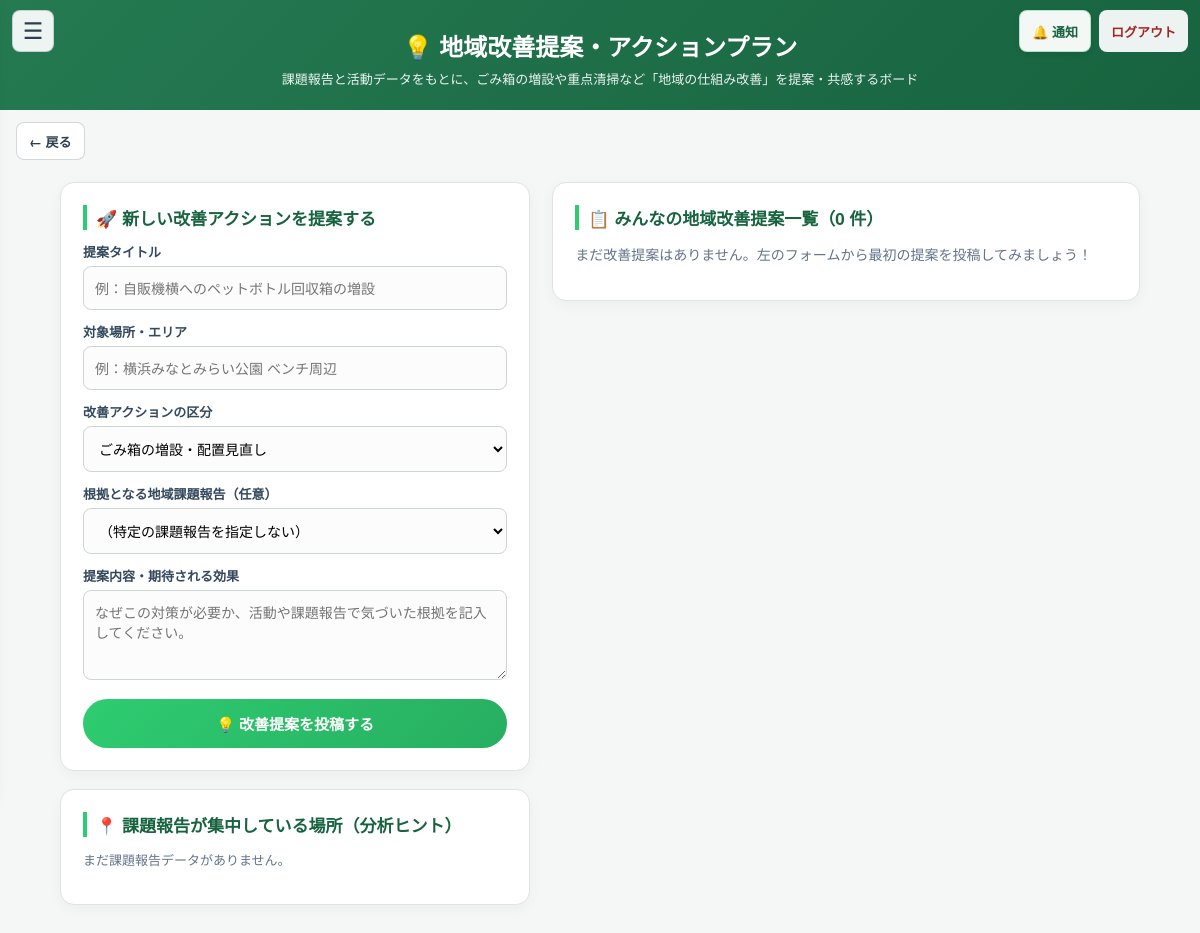
/proposals (signed in), run on an earlier commit of the app's database.
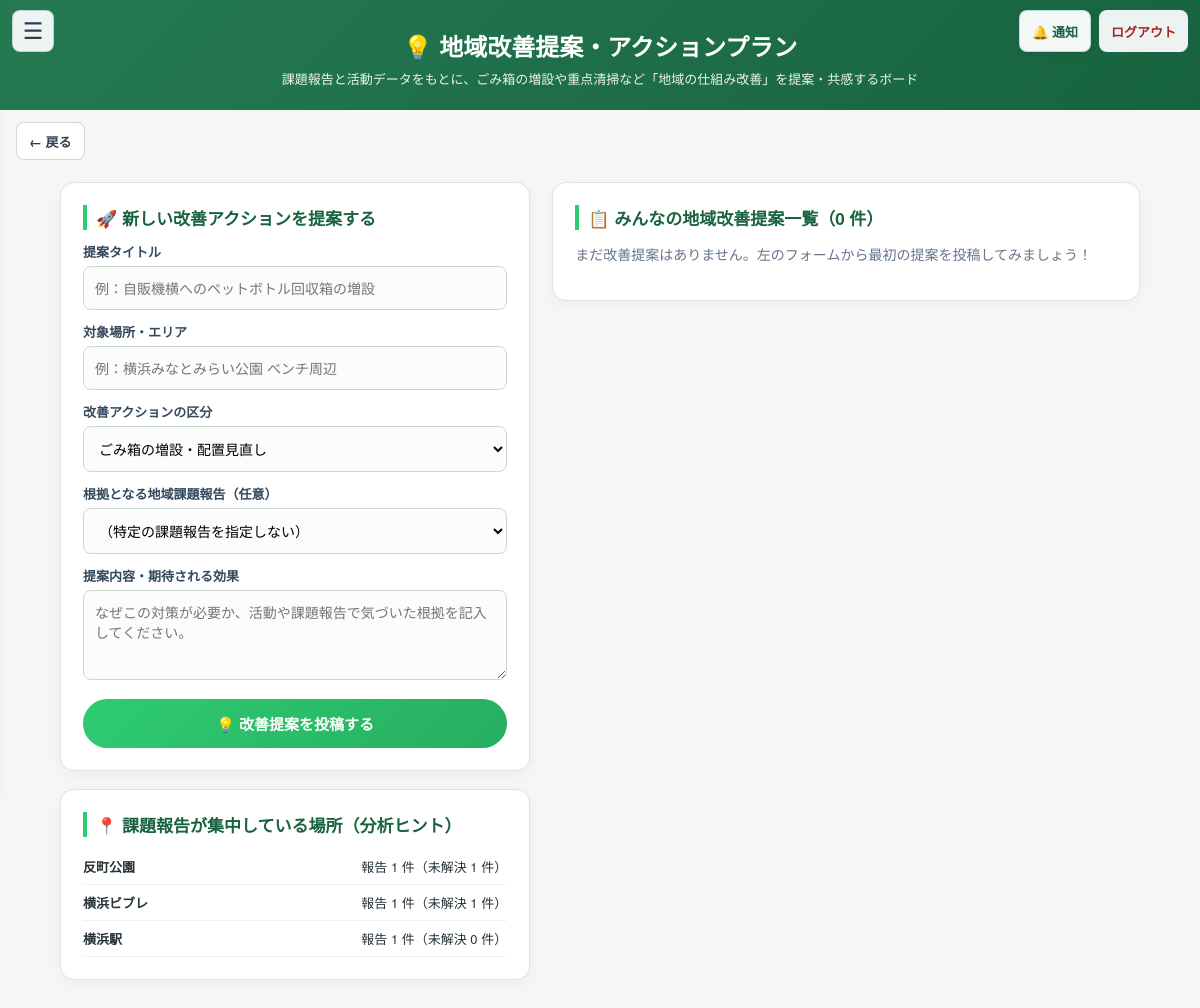
And on a later commit of the database.
### tables this page shows
CREATE TABLE issue_reports (
                id INTEGER PRIMARY KEY AUTOINCREMENT,
                user_id INTEGER NOT NULL,
                title TEXT NOT NULL,
                location TEXT NOT NULL,
                latitude REAL CHECK(latitude IS NULL OR (latitude >= -90 AND latitude <= 90)),
                longitude REAL CHECK(longitude IS NULL OR (longitude >= -180 AND longitude <= 180)),
                trash_type TEXT NOT NULL DEFAULT 'ペットボトル・飲料容器',
                severity TEXT NOT NULL DEFAULT 'medium'
                    CHECK(severity IN ('low', 'medium', 'high')),
                description TEXT,
                image_path TEXT,
                ai_detected_count INTEGER,
                status TEXT NOT NULL DEFAULT 'open'
                    CHECK(status IN ('open', 'in_progress', 'resolved')),
                created_at TEXT NOT NULL DEFAULT CURRENT_TIMESTAMP, action_note TEXT NOT NULL DEFAULT '', reviewed_by INTEGER REFERENCES users(id), reviewed_at TEXT, environment_status TEXT NOT NULL DEFAULT 'unverified' CHECK(environment_status IN ('unverified', 'improved', 'unchanged', 'worsened', 'recurred')), environment_note TEXT NOT NULL DEFAULT '', environment_checked_by INTEGER REFERENCES users(id), environment_checked_at TEXT, report_type TEXT NOT NULL DEFAULT 'litter', bin_problem_type TEXT NOT NULL DEFAULT '', bin_id INTEGER REFERENCES trash_bins(id) ON DELETE SET NULL,
                FOREIGN KEY (user_id) REFERENCES users(id)
            );

### app.py (the view, shortened to what this page needs)
@app.route('/proposals', methods=['GET', 'POST'])
@user_required
def improvement_proposals_board():
    user_id = session['user_id']
    error_msg = None
    form_values = {
        'title': '',
        'location': request.args.get('location', '').strip(),
        'proposal_type': PROPOSAL_TYPES[0],
        'issue_report_id': request.args.get('issue_id', '').strip(),
        'description': '',
    }
    conn = get_db()
    try:
        raw_issue_id = form_values['issue_report_id']
        proposals = [
            dict(row) for row in conn.execute('''
                SELECT p.*, u.name AS author_name,
                       i.title AS issue_title,
                       EXISTS (
                           SELECT 1 FROM improvement_proposal_supports s
                           WHERE s.proposal_id = p.id AND s.user_id = ?
                       ) AS supported_by_me
                FROM improvement_proposals p
                LEFT JOIN users u ON u.id = p.user_id
                LEFT JOIN issue_reports i ON i.id = p.issue_report_id
                ORDER BY p.support_count DESC, p.id DESC
                LIMIT 50
            ''', (user_id,)).fetchall()
        ]
        selected_issue_id = (
            int(raw_issue_id)
            if request.method == 'GET'
            and raw_issue_id.isdigit()
            and len(raw_issue_id) <= 10
            else None
        )
        issues = conn.execute('''
            SELECT id, title, location, trash_type, status
            FROM issue_reports
            WHERE id IN (
                SELECT id FROM issue_reports ORDER BY id DESC LIMIT 30
            ) OR id = ?
            ORDER BY id DESC
        ''', (selected_issue_id,)).fetchall()
        location_hotspots = conn.execute('''
            SELECT location, COUNT(*) AS report_count,
                   SUM(CASE WHEN status != 'resolved' THEN 1 ELSE 0 END) AS open_count
            FROM issue_reports
            GROUP BY location
            ORDER BY report_count DESC, location
            LIMIT 8
        ''').fetchall()
        return render_template(
            'improvement_proposals.html',
            proposals=proposals,
            issues=issues,
            location_hotspots=location_hotspots,
            proposal_types=PROPOSAL_TYPES,
            form=form_values,
            error_msg=error_msg,
        )
    finally:
        conn.close()

### app.py (called while the page is built)
def get_db():
    conn = sqlite3.connect(DATABASE)
    conn.row_factory = sqlite3.Row
    conn.execute("PRAGMA foreign_keys = ON")
    return conn

def user_required(func):
    @wraps(func)
    def wrapper(*args, **kwargs):
        user_id = session.get('user_id')
        if session.get('role') != 'user' or not user_id:
            return redirect(url_for('login'))
        conn = get_db()
        try:
            user = conn.execute(
                'SELECT role FROM users WHERE id = ?', (user_id,)
            ).fetchone()
        finally:
            conn.close()
        if not user or user['role'] != 'user':
            session.clear()
            return redirect(url_for('login'))
        return func(*args, **kwargs)
    return wrapper

def _detect_view_mode():
    ua = (request.headers.get('User-Agent') or '').lower()
    if any(token in ua for token in ('mobile', 'android', 'iphone', 'ipod', 'iemobile')):
        return 'mobile'
    return 'pc'

### templates/improvement_proposals.html (shortened to what the changed rows need)
<!DOCTYPE html>
<html lang="ja">
<head>
</head>
<body data-view-mode="{{ view_mode }}">
    <div class="header">
        <h1>💡 地域改善提案・アクションプラン</h1>
    </div>
    <div class="container">
        <div class="layout-grid">
            <div>
                <div class="card">
                    <h2>🚀 新しい改善アクションを提案する</h2>
                </div>
                <div class="card">
                    <h2>📍 課題報告が集中している場所（分析ヒント）</h2>
                    {% if location_hotspots %}
                        {% for spot in location_hotspots %}
                            <div class="hotspot-row">
                                <span><strong>{{ spot.location }}</strong></span>
                                <span>報告 {{ spot.report_count }} 件（未解決 {{ spot.open_count }} 件）</span>
                            </div>
                        {% endfor %}
                    {% else %}
                        <p style="font-size:13px; color:#64748b;">まだ課題報告データがありません。</p>
                    {% endif %}
                </div>
            </div>
            <div>
                <div class="card">
                    <h2>📋 みんなの地域改善提案一覧（{{ proposals|length }} 件）</h2>
                    {% set status_labels = {'proposed': '提案中', 'under_review': '自治体・団体で検討中', 'adopted': '採用・実施決定', 'completed': '対策完了'} %}
                </div>
            </div>
        </div>
    </div>
</body>
</html>

What changed in the data, as far as the page shows it:
added issue_reports: location "反町公園", report_count "1", open_count "1"
added issue_reports: location "横浜ビブレ", report_count "1", open_count "1"
added issue_reports: location "横浜駅", report_count "1", open_count "0"
Also different on the page:
text no longer shown: "まだ課題報告データがありません。"
